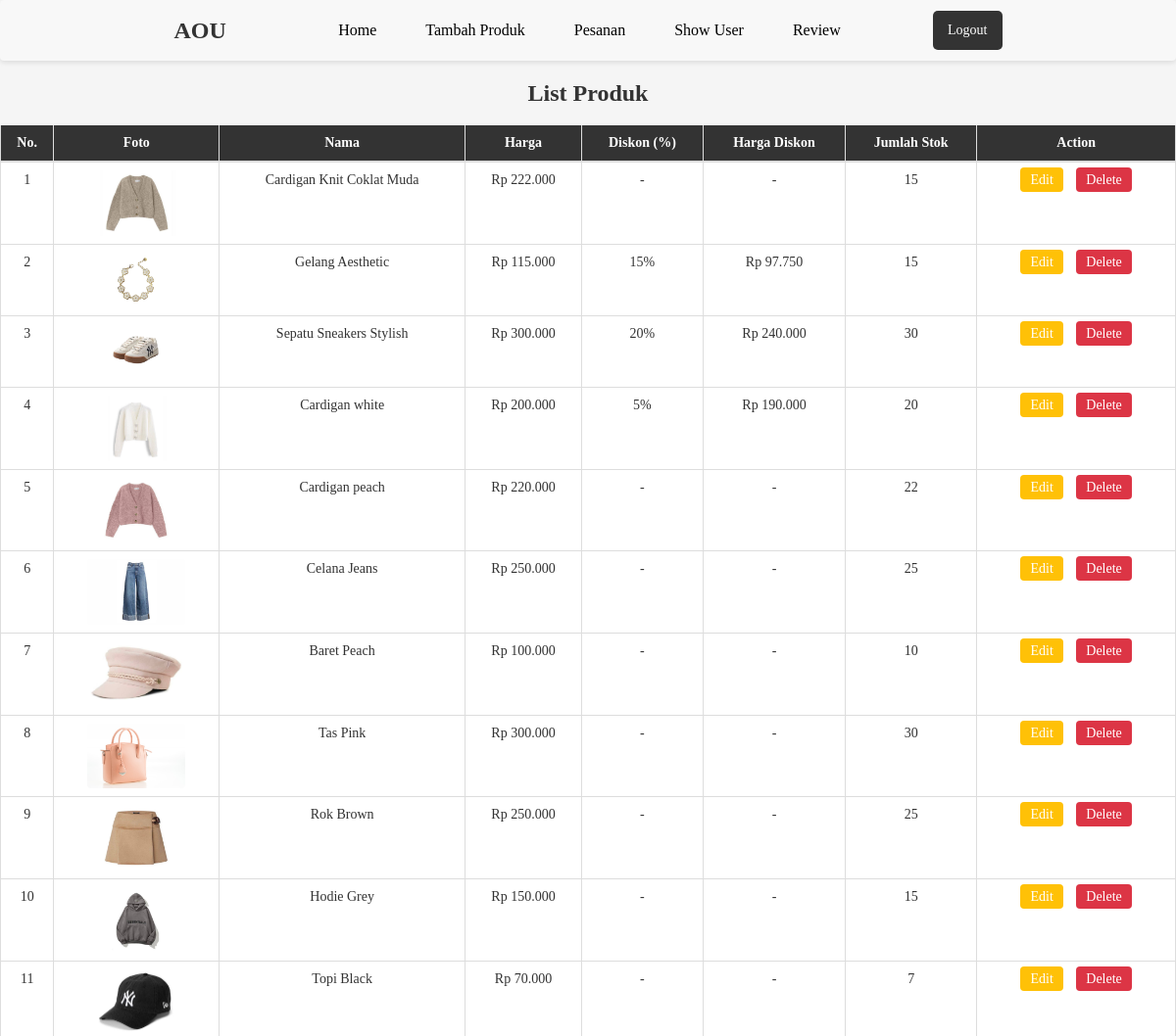
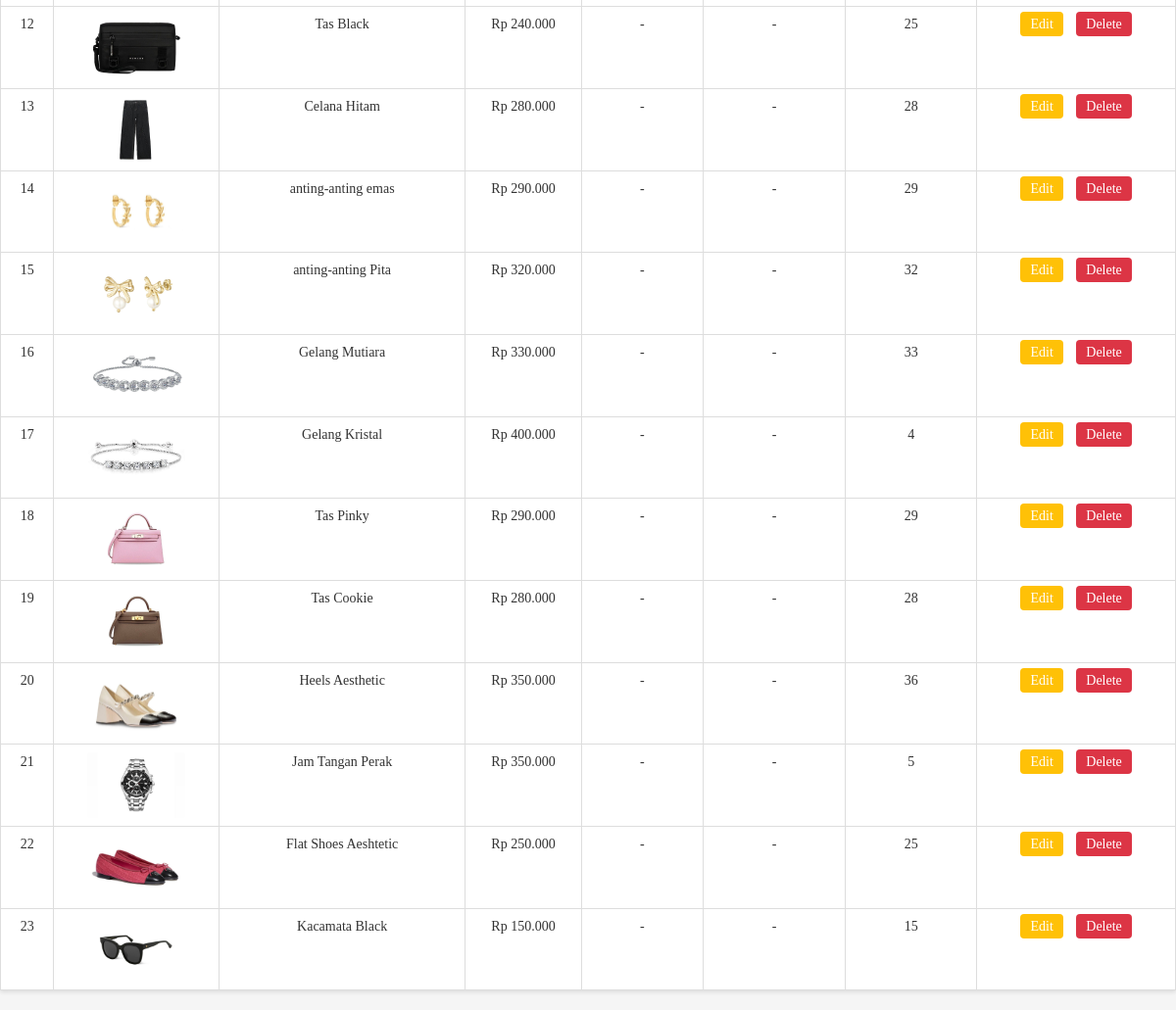
Screenshot of /admin/index.php (signed in) with the database file from the repository (2 pictures, top to bottom).
### tables this page shows
CREATE TABLE `products` (
  `id_produk` int(11) NOT NULL,
  `nama` varchar(255) NOT NULL,
  `harga` decimal(10,2) NOT NULL,
  `deskripsi_produk` text NOT NULL,
  `gambar_produk` varchar(255) NOT NULL,
  `stok` int(255) NOT NULL,
  `diskon` int(11) DEFAULT 0,
  `harga_diskon` decimal(10,2) DEFAULT NULL,
  `kategori` varchar(50) DEFAULT NULL,
  `id_kategori` int(11) DEFAULT NULL
);

### admin/view_produk.php (the view, shortened to what this page needs)
<!DOCTYPE html>
<html lang="en">
<head>
  <link href="https://maxcdn.bootstrapcdn.com/bootstrap/3.4.1/css/bootstrap.min.css" rel="stylesheet">
</head>
<body>
  <?php
    include '../db/config.php';
    $sql = "SELECT * FROM products";
    $result = $conn->query($sql);
  ?>
<div class="table-container">
    <table class="table">
        <thead>
            <tr>
                <th>No.</th>
                <th>Foto</th>
                <th>Nama</th>
                <th>Harga</th>
                <th>Diskon (%)</th>
                <th>Harga Diskon</th>
                <th>Jumlah Stok</th>
                <th>Action</th>
            </tr>
        </thead>
        <tbody>
            <?php
            if ($result->num_rows > 0) {
                $no = 1;
                while ($row = $result->fetch_assoc()) {
            ?>
            <tr>
                <td><?php echo $no++; ?></td>
                <td>
                    <img src="../uploads/<?php echo $row['gambar_produk']; ?>" alt="<?php echo $row['nama']; ?>">
                </td>
                <td><?php echo $row['nama']; ?></td>
                <td>Rp <?php echo number_format($row['harga'], 0, ',', '.'); ?></td>
                <td>
                    <?php echo ($row['diskon'] > 0) ? $row['diskon'] . '%' : '-'; ?>
                </td>
                <td>
                    <?php
                    if ($row['diskon'] > 0) {
                        echo 'Rp ' . number_format($row['harga_diskon'], 0, ',', '.');
                    } else {
                        echo '-';
                    }
                    ?>
                </td>
                <td><?php echo $row['stok']; ?></td>
                <td class="action-buttons">
                    <a href="edit_produk.php?id=<?php echo $row['id_produk']; ?>" class="btn-edit">Edit</a>
                    <a href="delete_product.php?id_produk=<?php echo $row['id_produk']; ?>" onclick="return confirm('Apakah Anda yakin ingin menghapus produk ini?')" class="btn-delete">Delete</a>
                </td>
            </tr>
            <?php
                }
            } else {
                echo '<tr><td colspan="8">Tidak ada produk yang ditambahkan.</td></tr>';
            }
            ?>
        </tbody>
    </table>
</div>

### admin/navbar_admin.php (style rules this page uses)
body { margin: 0; font-family: 'Georgia', serif; background-color: #f5f5f5; }

### admin/view_produk.php (style rules this page uses)
body { margin: 0; font-family: 'Georgia', serif; background-color: #f5f5f5; }
.table-container { margin-top: 20px; }
.table { width: 100%; border-collapse: collapse; background-color: #fff; box-shadow: 0 2px 4px rgba(0, 0, 0, 0.1); }
.table th, .table td { border: 1px solid #ddd; padding: 10px; text-align: center; }
.table th { background-color: #333; color: #fff; font-weight: bold; }
.table td img { max-width: 100px; height: auto; border-radius: 4px; }
.table .action-buttons a { margin: 0 5px; text-decoration: none; }
.table .action-buttons .btn-edit { background-color: #ffc107; color: #fff; padding: 5px 10px; border-radius: 4px; }
.table .action-buttons .btn-delete { background-color: #dc3545; color: #fff; padding: 5px 10px; border-radius: 4px; }

### rows the page displays
products: gambar_produk (picture), nama "Cardigan Knit Coklat Muda", harga "222.000", stok "15"
products: gambar_produk (picture), nama "Gelang Aesthetic", harga "115.000", diskon "15", harga_diskon "97.750", stok "15"
products: gambar_produk (picture), nama "Sepatu Sneakers Stylish", harga "300.000", diskon "20", harga_diskon "240.000", stok "30"
products: gambar_produk (picture), nama "Cardigan white", harga "200.000", diskon "5", harga_diskon "190.000", stok "20"
products: gambar_produk (picture), nama "Cardigan peach", harga "220.000", stok "22"
products: gambar_produk (picture), nama "Celana Jeans", harga "250.000", stok "25"
products: gambar_produk (picture), nama "Baret Peach", harga "100.000", stok "10"
products: gambar_produk (picture), nama "Tas Pink", harga "300.000", stok "30"
products: gambar_produk (picture), nama "Rok Brown", harga "250.000", stok "25"
products: gambar_produk (picture), nama "Hodie Grey", harga "150.000", stok "15"
products: gambar_produk (picture), nama "Topi Black", harga "70.000", stok "7"
products: gambar_produk (picture), nama "Tas Black", harga "240.000", stok "25"
products: gambar_produk (picture), nama "Celana Hitam", harga "280.000", stok "28"
products: gambar_produk (picture), nama "anting-anting emas", harga "290.000", stok "29"
products: gambar_produk (picture), nama "anting-anting Pita", harga "320.000", stok "32"
products: gambar_produk (picture), nama "Gelang Mutiara", harga "330.000", stok "33"
products: gambar_produk (picture), nama "Gelang Kristal", harga "400.000", stok "4"
products: gambar_produk (picture), nama "Tas Pinky", harga "290.000", stok "29"
products: gambar_produk (picture), nama "Tas Cookie", harga "280.000", stok "28"
products: gambar_produk (picture), nama "Heels Aesthetic", harga "350.000", stok "36"
products: gambar_produk (picture), nama "Jam Tangan Perak", harga "350.000", stok "5"
products: gambar_produk (picture), nama "Flat Shoes Aeshtetic", harga "250.000", stok "25"
products: gambar_produk (picture), nama "Kacamata Black", harga "150.000", stok "15"
